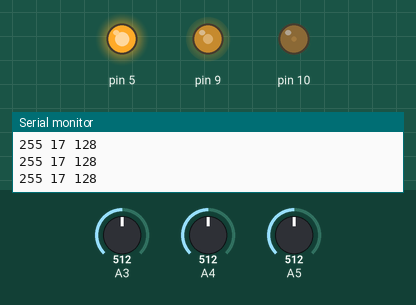
Recording of a sketch running on a simulated Arduino Leonardo, built with avr-gcc and run on an emulated ATmega32U4. Parts: output pins drawn as LEDs (lit = HIGH), the last lines printed to the serial monitor. The test bench sets the inputs (shaded band); at power-on: A4 = 512, A5 = 512, A3 = 512.

Above: at 1.2 s.
1.3 s: A4 set to 716
At 2.4 s:
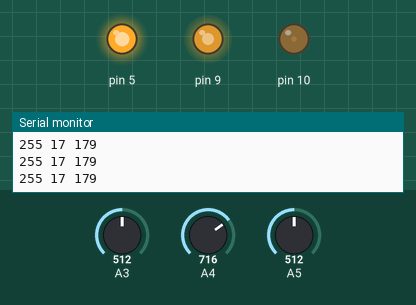
2.8 s: A5 set to 306
At 3.4 s:
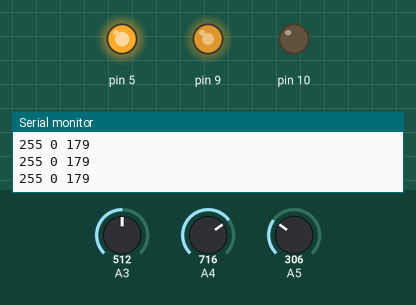
4.3 s: A3 set to 262
5.8 s: A3 set to 245
At 7.0 s:
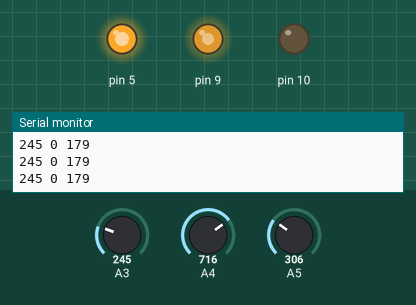
7.3 s: A4 set to 900
At 8.0 s:
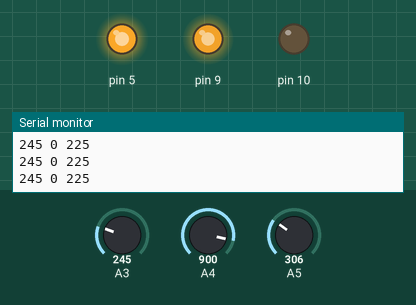
8.8 s: A5 set to 391
10.3 s: A5 set to 415
At 11.6 s:
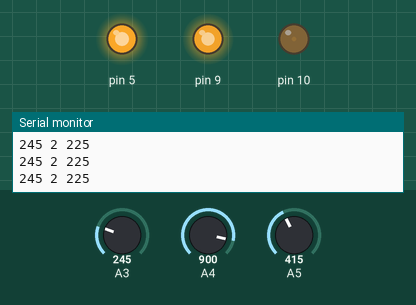
Timing chart, 0 to 12.8 s (numbered marks = the images above; inputs shaded):
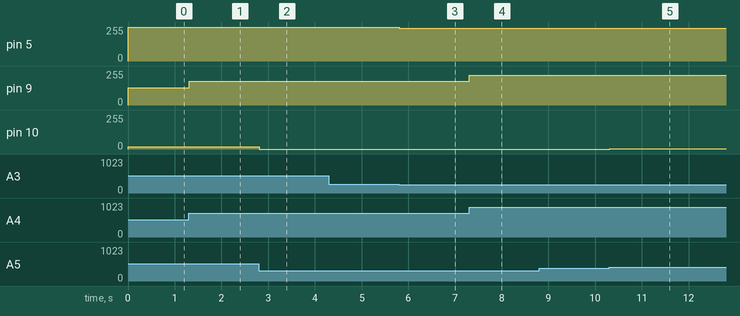

The sketch:

EsploraLedShow2.ino
```cpp
/*
  Esplora Led/Microphone

  This simple sketch reads the microphone, light sensor, and slider.
  Then it uses those readings to set the brightness of red, green and blue
  channels of the RGB LED. The red channel will change with the loudness
  "heared" by the microphone, the green channel changes as the
  amount of light in the room and the blue channel will change
  with the position of the slider.

  Created on 22 november 2012
  By Enrico Gueli <enrico.gueli@gmail.com>
  Modified 24 Nov 2012
  by Tom Igoe
*/

#include <Esplora.h>

void setup() {
  // initialize the serial communication:
  Serial.begin(9600);
}

int lowLight = 400;   // the light sensor reading when it's covered
int highLight = 1023; // the maximum light sensor reading
int minGreen = 0;     // minimum brightness of the green LED
int maxGreen = 100;   // maximum brightness of the green LED

void loop() {
  // read the sensors into variables:
  int mic = Esplora.readMicrophone();
  int light = Esplora.readLightSensor();
  int slider = Esplora.readSlider();

  // convert the sensor readings to light levels:
  byte red   = constrain(mic, 0, 255);
  byte green = constrain(
                  map(light, lowLight, highLight, minGreen, maxGreen),
                  0, 255);
  byte blue  = slider/4;

  // print the light levels (to see what's going on):
  Serial.print(red);
  Serial.print(' ');
  Serial.print(green);
  Serial.print(' ');
  Serial.println(blue);

  // write the light levels to the LED.
  // note that the green value is always 0:
  Esplora.writeRGB(red, green, blue);

  // add a delay to keep the LED from flickering:
  delay(10);
}
```

Measured:
- after the input at 1.3 s, pin 9: 128/255 → 179/255 at once
- after the input at 2.8 s, pin 10: 17/255 → 0/255 at once
- after the input at 5.8 s, pin 5: 255/255 → 245/255 at once
- after the input at 7.3 s, pin 9: 179/255 → 225/255 at once
- after the input at 10.3 s, pin 10: 0/255 → 2/255 at once
